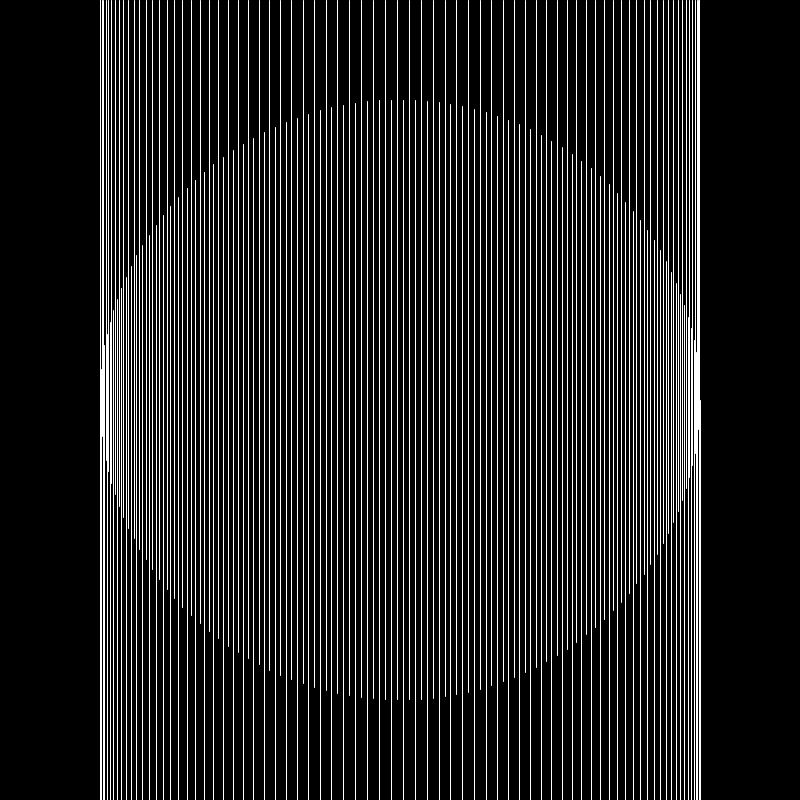
Frame 1 (no input)
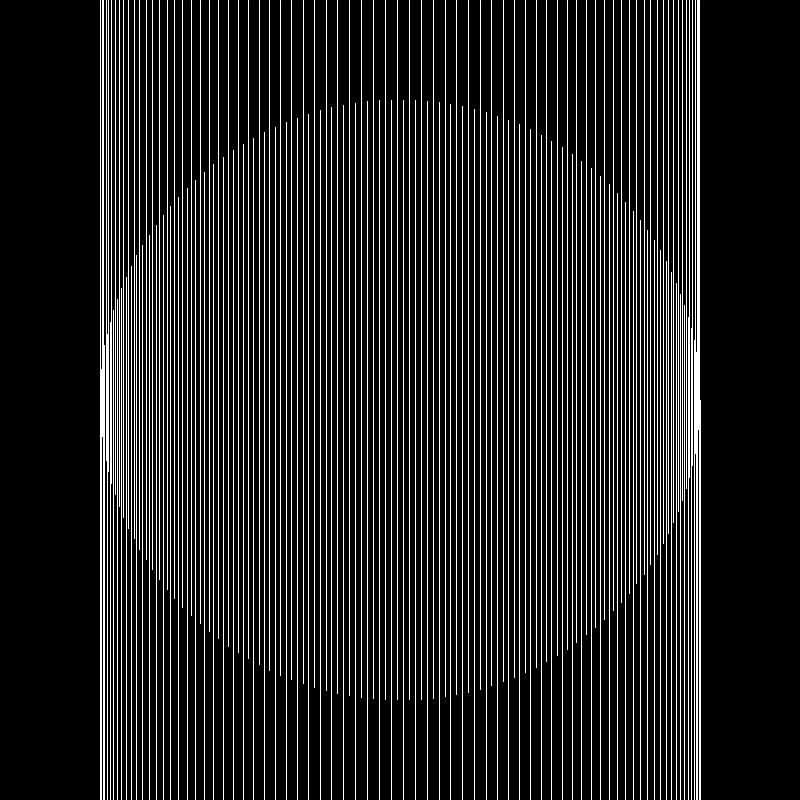
Frame 2 (the mouse pressed at the canvas centre, redrawn once)

The Processing sketch that drew these frames (run headless with seeded random() and noise(); the mouse was pressed at the canvas centre and the sketch redrawn once):

// Processing sketch: Processing_Aufgabe_1_a
// ── Processing_Aufgabe_1_a.pde
//2019, Aufgabe 01, Doreen St. Pierre

int center_x = 400;
int center_y = 400;
float radius = 300;
int angle = 0;
int alternate = 0;


void setup() {
  size(800, 800);
  background(0);
  smooth(10);
  }

void draw() {
  
  for (float angle =0; angle <= PI; angle = angle+0.02) {
    // draw lines from top
    stroke(255);
    if (alternate%2 == 0) {
      line(center_x + cos(angle) * radius, center_y - sin(angle) * radius, center_x + cos(angle) * radius, 800);
    }
    // draw lines from bottom
    else {
      stroke(255);
      line(center_x + cos(angle) * radius, center_y + sin(angle) * radius, center_x + cos(angle) * radius, 0);
    }
    alternate++;
    
  } 
    noLoop();
    save("Picture.jpg");
}
